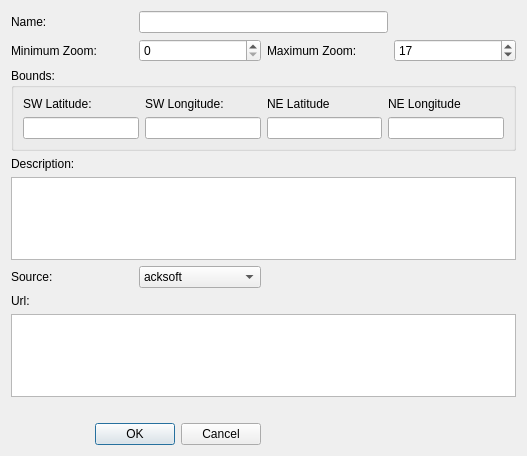
<?xml version="1.0" encoding="UTF-8"?>
<ui version="4.0">
 <class>AddGeoreferencedDialog</class>
 <widget class="QDialog" name="AddGeoreferencedDialog">
  <property name="geometry">
   <rect>
    <x>0</x>
    <y>0</y>
    <width>527</width>
    <height>456</height>
   </rect>
  </property>
  <property name="windowTitle">
   <string>Update Overlay Information</string>
  </property>
  <layout class="QGridLayout" name="gridLayout">
   <item row="10" column="0" colspan="2">
    <widget class="QDialogButtonBox" name="buttonBox">
     <property name="orientation">
      <enum>Qt::Horizontal</enum>
     </property>
     <property name="standardButtons">
      <set>QDialogButtonBox::Cancel|QDialogButtonBox::Ok</set>
     </property>
    </widget>
   </item>
   <item row="7" column="0">
    <widget class="QLabel" name="label_8">
     <property name="text">
      <string>Url:</string>
     </property>
    </widget>
   </item>
   <item row="8" column="0" colspan="4">
    <widget class="QTextEdit" name="edUrl">
     <property name="toolTip">
      <string>&lt;html&gt;&lt;head/&gt;&lt;body&gt;&lt;p&gt;Enter either a Web Map Tile Service(&lt;span style=&quot; font-weight:600;&quot;&gt;WMTS&lt;/span&gt;) capabilities request URL request or an XYZ link Url.&lt;/p&gt;&lt;/body&gt;&lt;/html&gt;</string>
     </property>
    </widget>
   </item>
   <item row="1" column="0">
    <widget class="QLabel" name="label_2">
     <property name="text">
      <string>Minimum Zoom:</string>
     </property>
    </widget>
   </item>
   <item row="1" column="1">
    <widget class="QSpinBox" name="sbMinZoom">
     <property name="maximum">
      <number>18</number>
     </property>
    </widget>
   </item>
   <item row="1" column="2">
    <widget class="QLabel" name="label_3">
     <property name="text">
      <string>Maximum Zoom:</string>
     </property>
    </widget>
   </item>
   <item row="1" column="3">
    <widget class="QSpinBox" name="sbMaxZoom">
     <property name="maximum">
      <number>21</number>
     </property>
     <property name="value">
      <number>17</number>
     </property>
    </widget>
   </item>
   <item row="2" column="0" colspan="4">
    <widget class="QGroupBox" name="groupBox">
     <property name="title">
      <string>Bounds:</string>
     </property>
     <layout class="QGridLayout" name="gridLayout_2">
      <item row="0" column="0">
       <widget class="QLabel" name="label_4">
        <property name="text">
         <string>SW Latitude:</string>
        </property>
       </widget>
      </item>
      <item row="0" column="1">
       <widget class="QLabel" name="label_5">
        <property name="text">
         <string>SW Longitude:</string>
        </property>
       </widget>
      </item>
      <item row="0" column="2">
       <widget class="QLabel" name="label_6">
        <property name="text">
         <string>NE Latitude</string>
        </property>
       </widget>
      </item>
      <item row="0" column="3">
       <widget class="QLabel" name="label_7">
        <property name="text">
         <string>NE Longitude</string>
        </property>
       </widget>
      </item>
      <item row="1" column="0">
       <widget class="QLineEdit" name="swLat"/>
      </item>
      <item row="1" column="1">
       <widget class="QLineEdit" name="swLon"/>
      </item>
      <item row="1" column="2">
       <widget class="QLineEdit" name="neLat"/>
      </item>
      <item row="1" column="3">
       <widget class="QLineEdit" name="neLon"/>
      </item>
     </layout>
    </widget>
   </item>
   <item row="0" column="0">
    <widget class="QLabel" name="label">
     <property name="text">
      <string>Name:</string>
     </property>
    </widget>
   </item>
   <item row="0" column="1" colspan="2">
    <widget class="QLineEdit" name="edName">
     <property name="toolTip">
      <string>&lt;html&gt;&lt;head/&gt;&lt;body&gt;&lt;p&gt;Enter a name by which this overlay will be known.&lt;/p&gt;&lt;/body&gt;&lt;/html&gt;</string>
     </property>
    </widget>
   </item>
   <item row="3" column="0">
    <widget class="QLabel" name="label_9">
     <property name="text">
      <string>Description:</string>
     </property>
    </widget>
   </item>
   <item row="9" column="0" colspan="4">
    <widget class="QLabel" name="lblErr">
     <property name="palette">
      <palette>
       <active>
        <colorrole role="WindowText">
         <brush brushstyle="SolidPattern">
          <color alpha="255">
           <red>255</red>
           <green>0</green>
           <blue>0</blue>
          </color>
         </brush>
        </colorrole>
       </active>
       <inactive>
        <colorrole role="WindowText">
         <brush brushstyle="SolidPattern">
          <color alpha="255">
           <red>255</red>
           <green>0</green>
           <blue>0</blue>
          </color>
         </brush>
        </colorrole>
       </inactive>
       <disabled>
        <colorrole role="WindowText">
         <brush brushstyle="SolidPattern">
          <color alpha="255">
           <red>190</red>
           <green>190</green>
           <blue>190</blue>
          </color>
         </brush>
        </colorrole>
       </disabled>
      </palette>
     </property>
     <property name="text">
      <string/>
     </property>
    </widget>
   </item>
   <item row="4" column="0" colspan="4">
    <widget class="HtmlTextEdit" name="description"/>
   </item>
   <item row="5" column="0">
    <widget class="QLabel" name="label_10">
     <property name="text">
      <string>Source:</string>
     </property>
    </widget>
   </item>
   <item row="5" column="1">
    <widget class="QComboBox" name="comboBox">
     <item>
      <property name="text">
       <string>acksoft</string>
      </property>
     </item>
     <item>
      <property name="text">
       <string>georeferencer</string>
      </property>
     </item>
     <item>
      <property name="text">
       <string>mbtiles</string>
      </property>
     </item>
    </widget>
   </item>
  </layout>
 </widget>
 <customwidgets>
  <customwidget>
   <class>HtmlTextEdit</class>
   <extends>QTextEdit</extends>
   <header>htmltextedit.h</header>
  </customwidget>
 </customwidgets>
 <resources/>
 <connections>
  <connection>
   <sender>buttonBox</sender>
   <signal>accepted()</signal>
   <receiver>AddGeoreferencedDialog</receiver>
   <slot>accept()</slot>
   <hints>
    <hint type="sourcelabel">
     <x>248</x>
     <y>254</y>
    </hint>
    <hint type="destinationlabel">
     <x>157</x>
     <y>274</y>
    </hint>
   </hints>
  </connection>
  <connection>
   <sender>buttonBox</sender>
   <signal>rejected()</signal>
   <receiver>AddGeoreferencedDialog</receiver>
   <slot>reject()</slot>
   <hints>
    <hint type="sourcelabel">
     <x>316</x>
     <y>260</y>
    </hint>
    <hint type="destinationlabel">
     <x>286</x>
     <y>274</y>
    </hint>
   </hints>
  </connection>
 </connections>
</ui>
